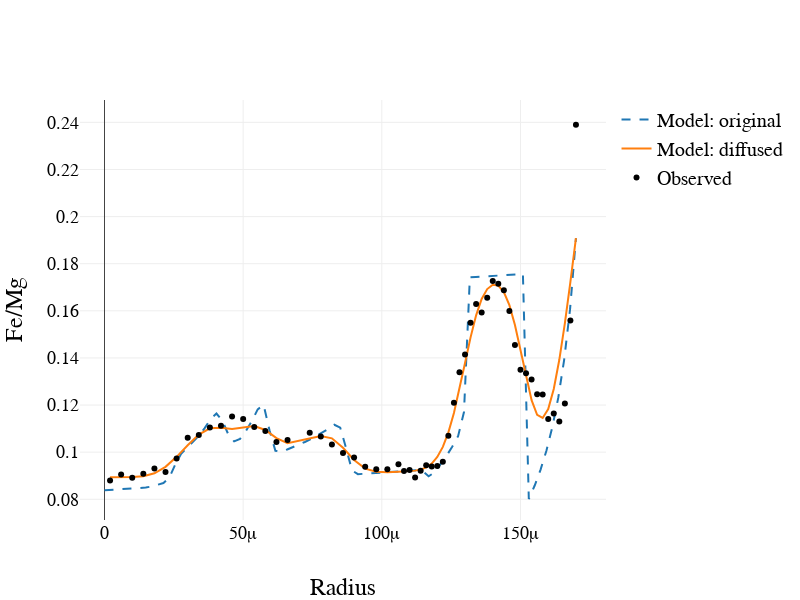

The notebook cell this image was saved under:
### Code cell
var modeled = model(summarizedParameters,data)
var ndProfiles = magma.diffusionProfiles.orthopyroxene;

var ndFe_Mg = ndProfiles.Fe_Mg.notDiffusedProfile.get()

Plotly([
    {
        x : ndFe_Mg.x,
        y : ndFe_Mg.c,
        name : "Model: original",
        line : {
            dash : "dash"
        }
    },
    {
        x : modeled.x,
        y : modeled.Fe_Mg,
        name : "Model: diffused"
    },
     
    {
        x : data.x,
        y : data.Fe_Mg,
        mode : "markers",
        name : "Observed",
        marker : {
            color : "black"
        }
    }

],
spread(
    middiumSize,
    legend(),
    axis("x","Radius"),
    axis("y","Fe/Mg")
))
